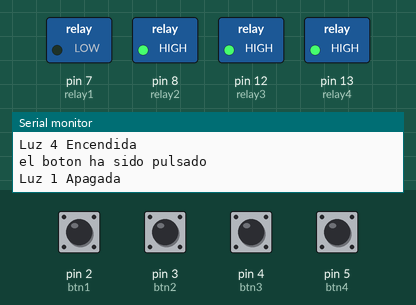
Simulated run of this sketch. Board: Arduino Uno, built with avr-gcc and run on an emulated ATmega328P. Shown: switched loads named in the sketch (green lamp = pin HIGH), the last lines printed to the serial monitor. The test bench sets the inputs (shaded band); at power-on: pin 2 (btn1), pin 3 (btn2), pin 4 (btn3), pin 5 (btn4) LOW.

Above: at 2.8 s.
2.9 s: pin 2 (btn1) pulled HIGH for 2.15 s
At 3.4 s:
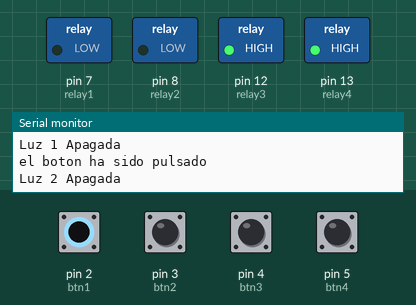
At 6.4 s:
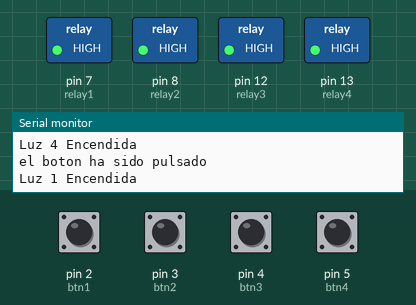
6.5 s: pin 3 (btn2) pulled HIGH for 2.15 s
At 6.9 s:
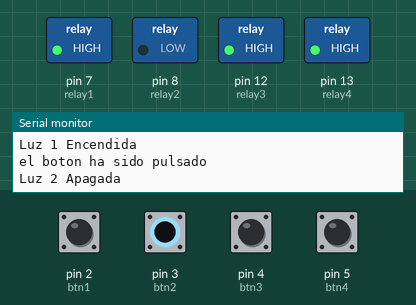
11.0 s: pin 5 (btn4) pulled HIGH for 2.15 s
Timing chart, 0 to 25.4 s (numbered marks = the images above; inputs shaded):
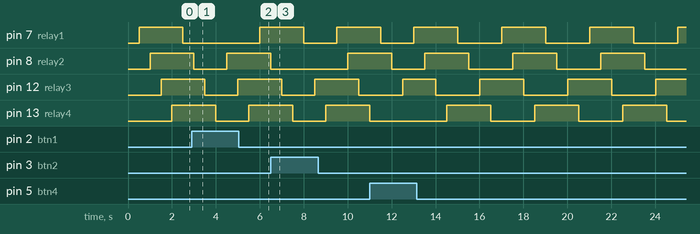

The sketch:

switch_ir.ino
```cpp
#include "IRremote.h"
int receiver = 11;

IRrecv irrecv(receiver);
decode_results results;


const int relay1 = 7;
const int relay2 = 8;
const int relay3 = 12;
const int relay4 = 13;

const int btn1 = 2;
const int btn2 = 3;
const int btn3 = 4;
const int btn4 = 5;

int estadoLuz1 = 0;
int estadoLuz2 = 0;
int estadoLuz3 = 0;
int estadoLuz4 = 0;

int estadoBtn1 = 1;
int estadoBtn2 = 1;
int estadoBtn3 = 1;
int estadoBtn4 = 1;

void setup()
{
  Serial.begin(9600);
  irrecv.enableIRIn();
  pinMode(relay1, OUTPUT);
  pinMode(relay2, OUTPUT);
  pinMode(relay3, OUTPUT);
  pinMode(relay4, OUTPUT);

  pinMode(btn1, INPUT);
  pinMode(btn2, INPUT);
  pinMode(btn3, INPUT);
  pinMode(btn4, INPUT);

}


void setEstadoLuz (int estado, int luz) {

  switch (luz) {
    case 1 :
      estadoLuz1 = estado;
      break;

    case 2 :
      estadoLuz2 = estado;
      break;

    case 3 :
      estadoLuz3 = estado;
      break;

    case 4 :
      estadoLuz4 = estado;
      break;

  }
}


void verificarBtn(int relay, int numeroBtn, int estadoLuz, int numeroLuz) {
  int lectura = digitalRead (numeroBtn);
  if ( lectura != HIGH) {
    delay (500);
    Serial.println ("el boton ha sido pulsado");

    if (estadoLuz == 1) {
      digitalWrite (relay, LOW);
      Serial.print ("Luz ");
      Serial.print (numeroLuz);
      Serial.println (" Apagada");

      setEstadoLuz (0, numeroLuz);
    }

    else {
      if (estadoLuz == 0) {
        digitalWrite (relay, HIGH);
        Serial.print ("Luz ");
        Serial.print (numeroLuz);
        Serial.println (" Encendida");
        estadoLuz = 1;
        setEstadoLuz (1, numeroLuz);
      }
    }
  }
}


void irFunction (){

    if (irrecv.decode(&results))

  {
    switch (results.value)
    {
      //foco 1

      case 0x0020DF8877:
        //encendido
        Serial.println("Luz 1 encendida por IR");
        digitalWrite (relay1, HIGH);
        estadoLuz1 = 1;

        break;


      case 0x0020DF48B7 :
        //apagado
        Serial.println("Luz 1 apagada por IR");
        digitalWrite (relay1, LOW);
        estadoLuz1 = 0;
        break;


      //foco2

      case  0x0020DFC837 :

        Serial.println("Luz 2 encendida por IR");
        digitalWrite (relay2, HIGH);
        estadoLuz2 = 1;
        break;

      case 0x0020DF28D7 :

        Serial.println("Luz 2 apagada por IR");
        digitalWrite (relay2, LOW);
        estadoLuz2 = 0;
        break;

      //foco3
     case 0x0020DFA857  :

        Serial.println("Luz 3 encendida por IR");
        digitalWrite (relay3, HIGH);
        estadoLuz3 = 1;
        break;

      case 0x0020DF6897 :

       Serial.println("Luz 3 apagada por IR");
        digitalWrite (relay3, LOW);
        estadoLuz3 = 0;
        break;


      //foco4
      case 0x0020DFE817  :

        Serial.println("Luz 4 encendida por IR");
        digitalWrite (relay4, HIGH);
        estadoLuz4 = 1;
        break;

      case 0x0020DF18E7 :

        Serial.println("Luz 4 apagada por IR");
        digitalWrite (relay4, LOW);
        estadoLuz4 = 0;
        break;

    }
    irrecv.resume();
  }

  }


void loop(){


  irFunction();

  verificarBtn (relay1, btn1, estadoLuz1, 1);
  verificarBtn (relay2, btn2, estadoLuz2, 2);
  verificarBtn (relay3, btn3, estadoLuz3, 3);
  verificarBtn (relay4,btn4, estadoLuz4, 4);

}
```

Measured:
- after the input at 2.9 s, pin 7 (relay1): LOW → HIGH after 3.1 s instead of 1.6 s
- by itself, pin 8 (relay2), pin 13 (relay4): repeats every 4.0 s: HIGH 2.0 s, LOW 2.0 s
- by itself, pin 12 (relay3): repeats every 4.0 s: LOW 2.0 s, HIGH 2.0 s
